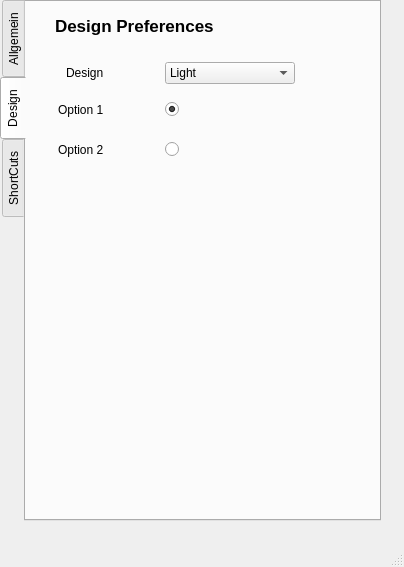
<?xml version="1.0" encoding="UTF-8"?>
<ui version="4.0">
 <class>MainWindow</class>
 <widget class="QMainWindow" name="MainWindow">
  <property name="geometry">
   <rect>
    <x>0</x>
    <y>0</y>
    <width>404</width>
    <height>567</height>
   </rect>
  </property>
  <property name="windowTitle">
   <string>MainWindow</string>
  </property>
  <widget class="QWidget" name="centralwidget">
   <widget class="QTabWidget" name="tabWidget">
    <property name="geometry">
     <rect>
      <x>0</x>
      <y>0</y>
      <width>381</width>
      <height>521</height>
     </rect>
    </property>
    <property name="tabPosition">
     <enum>QTabWidget::West</enum>
    </property>
    <property name="currentIndex">
     <number>1</number>
    </property>
    <widget class="QWidget" name="tab">
     <attribute name="title">
      <string>Allgemein</string>
     </attribute>
    </widget>
    <widget class="QWidget" name="tab_2">
     <attribute name="title">
      <string>Design</string>
     </attribute>
     <layout class="QGridLayout" name="gridLayout">
      <item row="3" column="1" alignment="Qt::AlignRight">
       <widget class="QLabel" name="label">
        <property name="layoutDirection">
         <enum>Qt::LeftToRight</enum>
        </property>
        <property name="autoFillBackground">
         <bool>false</bool>
        </property>
        <property name="text">
         <string>Design</string>
        </property>
       </widget>
      </item>
      <item row="5" column="1" alignment="Qt::AlignRight">
       <widget class="QLabel" name="label_3">
        <property name="layoutDirection">
         <enum>Qt::LeftToRight</enum>
        </property>
        <property name="autoFillBackground">
         <bool>false</bool>
        </property>
        <property name="text">
         <string>Option 1</string>
        </property>
       </widget>
      </item>
      <item row="7" column="1" alignment="Qt::AlignRight">
       <widget class="QLabel" name="label_4">
        <property name="layoutDirection">
         <enum>Qt::LeftToRight</enum>
        </property>
        <property name="autoFillBackground">
         <bool>false</bool>
        </property>
        <property name="text">
         <string>Option 2</string>
        </property>
       </widget>
      </item>
      <item row="6" column="5" rowspan="2">
       <spacer name="horizontalSpacer_3">
        <property name="orientation">
         <enum>Qt::Horizontal</enum>
        </property>
        <property name="sizeHint" stdset="0">
         <size>
          <width>40</width>
          <height>20</height>
         </size>
        </property>
       </spacer>
      </item>
      <item row="4" column="1">
       <spacer name="verticalSpacer_3">
        <property name="orientation">
         <enum>Qt::Vertical</enum>
        </property>
        <property name="sizeType">
         <enum>QSizePolicy::Maximum</enum>
        </property>
        <property name="sizeHint" stdset="0">
         <size>
          <width>20</width>
          <height>10</height>
         </size>
        </property>
       </spacer>
      </item>
      <item row="7" column="3">
       <widget class="QRadioButton" name="radioButton_2">
        <property name="text">
         <string/>
        </property>
       </widget>
      </item>
      <item row="5" column="3">
       <widget class="QRadioButton" name="radioButton">
        <property name="text">
         <string/>
        </property>
        <property name="checkable">
         <bool>true</bool>
        </property>
        <property name="checked">
         <bool>true</bool>
        </property>
        <property name="autoExclusive">
         <bool>false</bool>
        </property>
       </widget>
      </item>
      <item row="2" column="1" colspan="3">
       <spacer name="verticalSpacer_2">
        <property name="orientation">
         <enum>Qt::Vertical</enum>
        </property>
        <property name="sizeType">
         <enum>QSizePolicy::Maximum</enum>
        </property>
        <property name="sizeHint" stdset="0">
         <size>
          <width>20</width>
          <height>20</height>
         </size>
        </property>
       </spacer>
      </item>
      <item row="6" column="1">
       <spacer name="verticalSpacer_5">
        <property name="orientation">
         <enum>Qt::Vertical</enum>
        </property>
        <property name="sizeType">
         <enum>QSizePolicy::Maximum</enum>
        </property>
        <property name="sizeHint" stdset="0">
         <size>
          <width>20</width>
          <height>8</height>
         </size>
        </property>
       </spacer>
      </item>
      <item row="8" column="1">
       <spacer name="verticalSpacer">
        <property name="orientation">
         <enum>Qt::Vertical</enum>
        </property>
        <property name="sizeHint" stdset="0">
         <size>
          <width>20</width>
          <height>40</height>
         </size>
        </property>
       </spacer>
      </item>
      <item row="1" column="1" colspan="3">
       <widget class="QLabel" name="label_2">
        <property name="font">
         <font>
          <pointsize>13</pointsize>
          <weight>75</weight>
          <bold>true</bold>
         </font>
        </property>
        <property name="text">
         <string>Design Preferences</string>
        </property>
       </widget>
      </item>
      <item row="8" column="0">
       <spacer name="horizontalSpacer">
        <property name="orientation">
         <enum>Qt::Horizontal</enum>
        </property>
        <property name="sizeType">
         <enum>QSizePolicy::Maximum</enum>
        </property>
        <property name="sizeHint" stdset="0">
         <size>
          <width>20</width>
          <height>20</height>
         </size>
        </property>
       </spacer>
      </item>
      <item row="0" column="1">
       <spacer name="verticalSpacer_4">
        <property name="orientation">
         <enum>Qt::Vertical</enum>
        </property>
        <property name="sizeType">
         <enum>QSizePolicy::Maximum</enum>
        </property>
        <property name="sizeHint" stdset="0">
         <size>
          <width>5</width>
          <height>5</height>
         </size>
        </property>
       </spacer>
      </item>
      <item row="7" column="2">
       <spacer name="horizontalSpacer_2">
        <property name="orientation">
         <enum>Qt::Horizontal</enum>
        </property>
        <property name="sizeType">
         <enum>QSizePolicy::Maximum</enum>
        </property>
        <property name="sizeHint" stdset="0">
         <size>
          <width>10</width>
          <height>20</height>
         </size>
        </property>
       </spacer>
      </item>
      <item row="5" column="4">
       <spacer name="horizontalSpacer_4">
        <property name="orientation">
         <enum>Qt::Horizontal</enum>
        </property>
        <property name="sizeHint" stdset="0">
         <size>
          <width>40</width>
          <height>20</height>
         </size>
        </property>
       </spacer>
      </item>
      <item row="3" column="3" colspan="2">
       <widget class="QComboBox" name="comboBox">
        <property name="enabled">
         <bool>true</bool>
        </property>
        <item>
         <property name="text">
          <string>Light</string>
         </property>
        </item>
        <item>
         <property name="text">
          <string>Dark</string>
         </property>
        </item>
       </widget>
      </item>
     </layout>
    </widget>
    <widget class="QWidget" name="tab_3">
     <attribute name="title">
      <string>ShortCuts</string>
     </attribute>
    </widget>
   </widget>
  </widget>
  <widget class="QMenuBar" name="menubar">
   <property name="geometry">
    <rect>
     <x>0</x>
     <y>0</y>
     <width>404</width>
     <height>22</height>
    </rect>
   </property>
  </widget>
  <widget class="QStatusBar" name="statusbar"/>
 </widget>
 <resources/>
 <connections/>
</ui>
